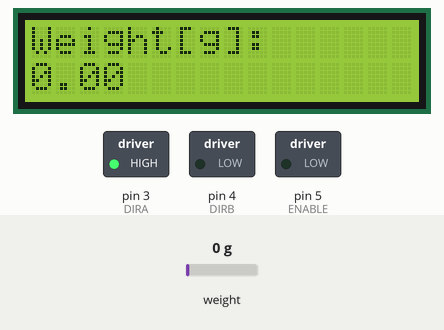
Bench run of a sketch on a simulated Arduino Uno, built with avr-gcc and run on an emulated ATmega328P. Shown: 16×2 character LCD, switched loads named in the sketch (green lamp = pin HIGH). Inputs (shaded band) come from the test bench; at power-on: weight on the scale 0 g.

Above: at 3.6 s.
3.7 s: weight on the scale set to 166 g
At 4.8 s:
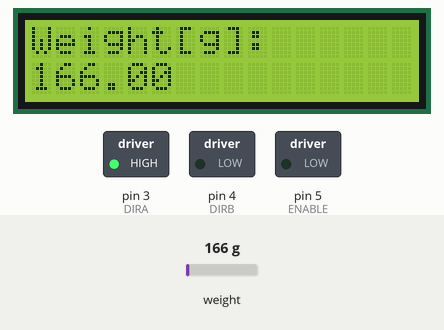
5.2 s: weight on the scale set to 202 g
At 6.4 s:
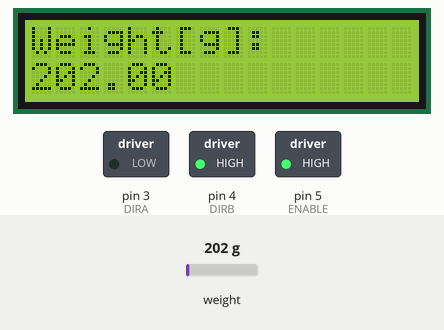
6.7 s: weight on the scale set to 100 g
At 7.0 s:
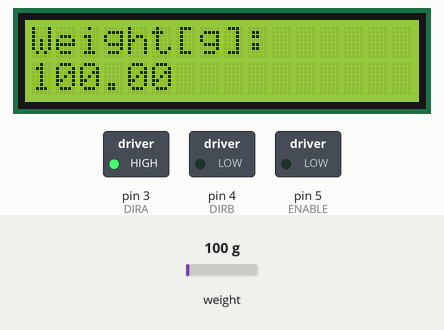
Timing chart, 0 to 9.7 s (numbered marks = the images above; inputs shaded):
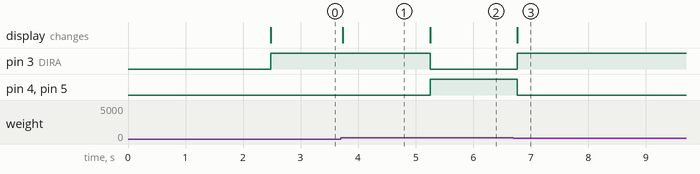

The sketch:

Run_Motor.ino
```cpp
// (c) Michael Schoeffler 2017, http://www.mschoeffler.de
#include <HX711_ADC.h> // https://github.com/olkal/HX711_ADC
#include <Wire.h>
#include <LiquidCrystal_I2C.h> // LiquidCrystal_I2C library

//Initialize the pins for the motor
#define ENABLE 5
#define DIRA 3
#define DIRB 4

HX711_ADC LoadCell(6, 7); // parameters: dt pin, sck pin<span data-mce-type="bookmark" style="display: inline-block; width: 0px; overflow: hidden; line-height: 0;" class="mce_SELRES_start"></span>
LiquidCrystal_I2C lcd(0x27,16,2); // 0x27 is the i2c address of the LCM1602 IIC v1 module (might differ)
void setup() {
  //---set pin direction for motors
  pinMode(ENABLE, OUTPUT);
  pinMode(DIRA, OUTPUT);
  pinMode(DIRB, OUTPUT);
  Serial.begin(9600); //Set the baud rate of the serial monitor
  //Calibrate the Load Cell and LCD
  LoadCell.begin(); // start connection to HX711
  LoadCell.start(2000); // load cells gets 2000ms of time to stabilize
  LoadCell.setCalFactor(435); // calibration factor for load cell => strongly dependent on your individual setup
  lcd.begin(); // begins connection to the LCD module
  lcd.backlight(); // turns on the backlight
}

void loop() {
  LoadCell.update(); // retrieves data from the load cell
  float i = LoadCell.getData(); // get output value
  lcd.setCursor(0, 0); // set cursor to first row
  lcd.print("Weight[g]:"); // print out to LCD
  lcd.setCursor(0, 1); // set cursor to secon row
  lcd.print(i);
  if (i > 181) { // weight is greater than 13g
   digitalWrite(ENABLE, HIGH); // Any value between 0 and 255
   digitalWrite(DIRA, LOW);
   digitalWrite(DIRB, HIGH);
  } else {
   digitalWrite(ENABLE, LOW); // Any value between 0 and 255
   digitalWrite(DIRA, HIGH);
   digitalWrite(DIRB, LOW);
  }
}
```

Measured:
- the behaviour switches between 181 and 182 g on weight on the scale (found by bisection; images 1 and 2)
- after the input at 3.7 s, the display: changes at once (image 1)
- after the input at 5.2 s, pin 3 (DIRA): HIGH → LOW after 0.05 s; pin 4 (DIRB), pin 5 (ENABLE): LOW → HIGH after 0.05 s; the display: changes after 0.05 s (image 2)
- after the input at 6.7 s, pin 3 (DIRA): LOW → HIGH after 0.07 s; pin 4 (DIRB), pin 5 (ENABLE): HIGH → LOW after 0.07 s; the display: changes after 0.07 s (image 3)
